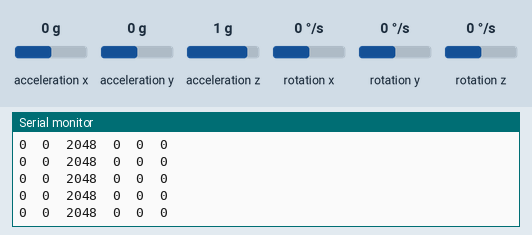
A sketch run on a simulated Arduino Uno, built with avr-gcc and run on an emulated ATmega328P. Parts: the last lines printed to the serial monitor. Wiring (inferred from the names in the program): MPU-9250 motion sensor at I2C address 0x68. Inputs (shaded band) come from the test bench; at power-on: acceleration x 0 g, acceleration y 0 g, acceleration z 1 g, rotation x 0 °/s, rotation y 0 °/s, rotation z 0 °/s.

Above: at 1.2 s.
1.3 s: acceleration x set to -1.4 g
At 1.33 s:
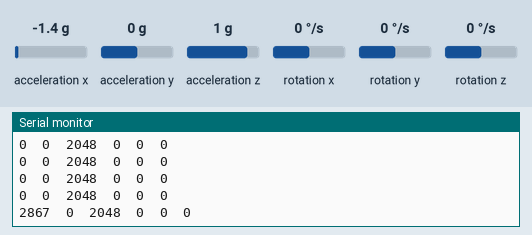
2.8 s: acceleration y set to -1.4 g
At 2.8 s:
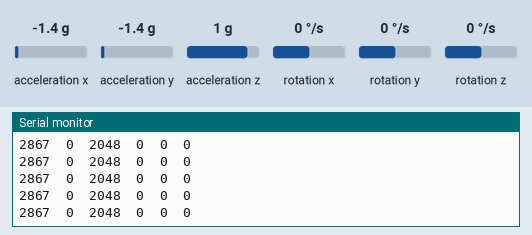
4.3 s: acceleration z set to -1.4 g
At 4.33 s:
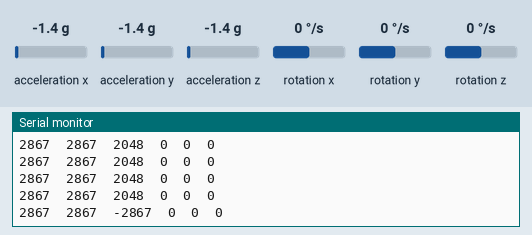
5.8 s: acceleration x set to 0.8 g
At 5.8 s:
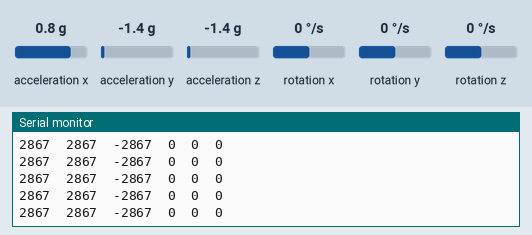
8.8 s: rotation x set to -192 °/s
At 8.81 s:
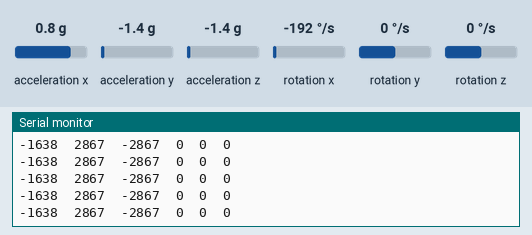
Timing chart, 0 to 11.3 s (numbered marks = the images above; inputs shaded):
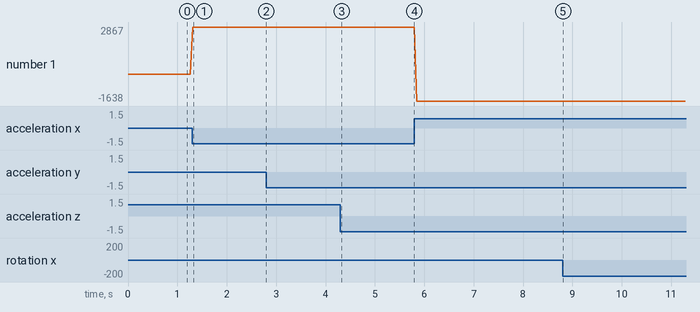

Measured:
- after the input at 1.3 s, the serial monitor: prints a new line at once (image 1)
- after the input at 4.3 s, the serial monitor: prints a new line at once (image 3)
- plotted number 1: 0 → 2867 after the input at 1.3 s, 2867 → -1638 after the input at 5.8 s

The sketch:

sketch_oct15a.ino
```cpp
#include <Wire.h>

#define    MPU9250_ADDRESS            0x68
#define    MAG_ADDRESS                0x0C

#define    GYRO_FULL_SCALE_250_DPS    0x00
#define    GYRO_FULL_SCALE_500_DPS    0x08
#define    GYRO_FULL_SCALE_1000_DPS   0x10
#define    GYRO_FULL_SCALE_2000_DPS   0x18

#define    ACC_FULL_SCALE_2_G        0x00
#define    ACC_FULL_SCALE_4_G        0x08
#define    ACC_FULL_SCALE_8_G        0x10
#define    ACC_FULL_SCALE_16_G       0x18


//Funcion auxiliar lectura
void I2Cread(uint8_t Address, uint8_t Register, uint8_t Nbytes, uint8_t* Data)
{
   Wire.beginTransmission(Address);
   Wire.write(Register);
   Wire.endTransmission();

   Wire.requestFrom(Address, Nbytes);
   uint8_t index = 0;
   while (Wire.available())
      Data[index++] = Wire.read();
}


// Funcion auxiliar de escritura
void I2CwriteByte(uint8_t Address, uint8_t Register, uint8_t Data)
{
   Wire.beginTransmission(Address);
   Wire.write(Register);
   Wire.write(Data);
   Wire.endTransmission();
}


void setup()
{
   Wire.begin();
   Serial.begin(115200);

   // Configurar acelerometro
   I2CwriteByte(MPU9250_ADDRESS, 28, ACC_FULL_SCALE_16_G);
   // Configurar giroscopio
   I2CwriteByte(MPU9250_ADDRESS, 27, GYRO_FULL_SCALE_2000_DPS);
   // Configurar magnetometro
//   I2CwriteByte(MPU9250_ADDRESS, 0x37, 0x02);
//   I2CwriteByte(MAG_ADDRESS, 0x0A, 0x01);
}


void loop()
{
   // Serial.print("HOLA");
   // ---  Lectura acelerometro y giroscopio ---
   uint8_t Buf[14];
   I2Cread(MPU9250_ADDRESS, 0x3B, 14, Buf);

   // Convertir registros acelerometro
   int16_t ax = -(Buf[0] << 8 | Buf[1]);
   int16_t ay = -(Buf[2] << 8 | Buf[3]);
   int16_t az = Buf[4] << 8 | Buf[5];

   // Convertir registros giroscopio
   int16_t gx = -(Buf[8] << 8 | Buf[9]);
   int16_t gy = -(Buf[10] << 8 | Buf[11]);
   int16_t gz = Buf[12] << 8 | Buf[13];


//   // ---  Lectura del magnetometro ---
//   uint8_t ST1;
//   do
//   {
//      I2Cread(MAG_ADDRESS, 0x02, 1, &ST1);
//   } while (!(ST1 & 0x01));
//
//   uint8_t Mag[7];
//   I2Cread(MAG_ADDRESS, 0x03, 7, Mag);
//
//
//   // Convertir registros magnetometro
//   int16_t mx = -(Mag[3] << 8 | Mag[2]);
//   int16_t my = -(Mag[1] << 8 | Mag[0]);
//   int16_t mz = -(Mag[5] << 8 | Mag[4]);
//

   // --- Mostrar valores ---

   // Acelerometro
   Serial.print(ax, DEC);
   Serial.print("\t");
   Serial.print(ay, DEC);
   Serial.print("\t");
   Serial.print(az, DEC);
   Serial.print("\t");

   // Giroscopio
   Serial.print(gx, DEC);
   Serial.print("\t");
   Serial.print(gy, DEC);
   Serial.print("\t");
   Serial.print(gz, DEC);
   Serial.print("\t");


//   // Magnetometro
//   Serial.print(mx + 200, DEC);
//   Serial.print("\t");
//   Serial.print(my - 70, DEC);
//   Serial.print("\t");
//   Serial.print(mz - 700, DEC);
//   Serial.print("\t");

   // Fin medicion
   Serial.println("");

   delay(50);
}
```
